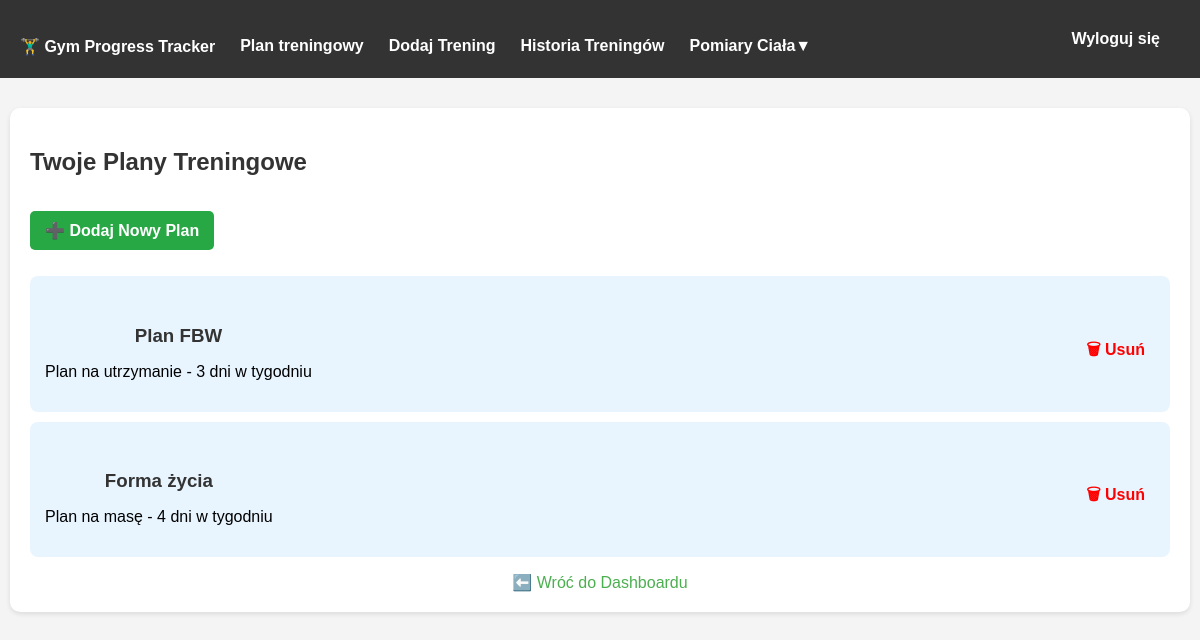
The page /plany_treningowe/ (signed in) on the database its author committed.
### tracker/models.py (models this page shows, shortened)
class TrainingPlan(models.Model):
    PLAN_TYPE_CHOICES = [
        ('masa', 'Plan na masę'),
        ('redukcja', 'Plan na redukcję'),
        ('utrzymanie', 'Plan na utrzymanie'),
    ]
    user = models.ForeignKey(User, on_delete=models.CASCADE)
    name = models.CharField(max_length=100)
    plan_type = models.CharField(max_length=20, choices=PLAN_TYPE_CHOICES)
    days_per_week = models.IntegerField(
        validators=[MinValueValidator(1), MaxValueValidator(7)],
        verbose_name='Dni treningowe w tygodniu'
    )

### tracker/views.py (the view)
# urls.py: path('plany_treningowe/', training_plans, name='training_plans'),
@login_required
def training_plans(request):
    plans = TrainingPlan.objects.filter(user=request.user)
    return render(request, 'tracker/training_plans.html', {'plans': plans})

### tracker/templates/tracker/training_plans.html
{% extends "tracker/base.html" %}
{% block content %}
<h2>Twoje Plany Treningowe</h2>
<a href="{% url 'create_training_plan' %}" class="btn-add">➕ Dodaj Nowy Plan</a>
{% if plans %}
    <ul class="plan-list">
        {% for plan in plans %}
            <li class="card shadow-sm plan-item">
                <a href="{% url 'edit_training_plan' plan.id %}" class="plan-link">
                    <div class="plan-info">
                        <h3><strong>{{ plan.name }}</strong></h3>
                        <p>{{ plan.get_plan_type_display }} - {{ plan.days_per_week }} dni w tygodniu</p>
                    </div>
                </a>
                <div class="plan-actions">
                    <a href="{% url 'delete_training_plan' plan.id %}" class="delete-btn">🗑 Usuń</a>
                </div>
            </li>
        {% endfor %}
    </ul>
{% else %}
    <p>Nie masz jeszcze żadnych planów. Dodaj swój pierwszy!</p>
{% endif %}
<a href="{% url 'dashboard' %}" class="btn-back">⬅️ Wróć do Dashboardu</a>
{% endblock %}

### rows shown on the page
TrainingPlan: name "Plan FBW", plan_type "Plan na utrzymanie", days_per_week "3"
TrainingPlan: name "Forma życia", plan_type "Plan na masę", days_per_week "4"
